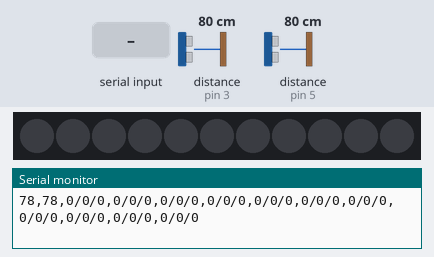
Simulated run of this sketch. Board: Arduino Uno, built with avr-gcc and run on an emulated ATmega328P. On the bench: 11 RGB LEDs in strip order, left to right, the last lines printed to the serial monitor. Wiring (inferred from the names in the program): 2 × ultrasonic range finder: trigger pin 2, echo pin 3 / trigger pin 4, echo pin 5. The inputs (shaded band) are chosen by the test bench; at power-on: distance to the obstacle (sensors on pin 3, pin 5) 80 cm. The echo pulse lasts 58.3 µs per cm; colours are those a GRB WS2812 strip shows for the declared byte order.

Above: at 1.2 s.
1.3 s: "enable" received over Serial
At 1.8 s:
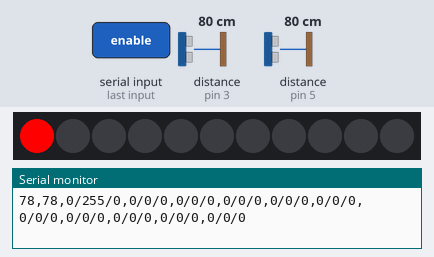
8.8 s: "disable" received over Serial
At 9.5 s:
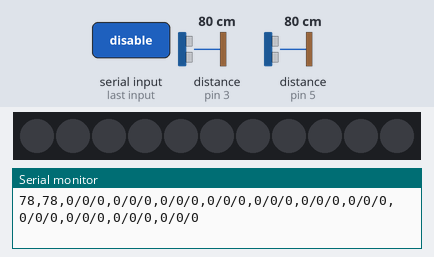
Timing chart, 0 to 11.8 s (numbered marks = the images above; inputs shaded):
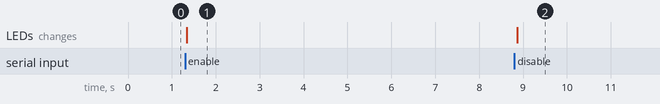

Measured:
- after the input at 1.3 s, the LEDs: change at once (image 1)
- after the input at 8.8 s, the LEDs: change after 0.06 s (image 2)

The sketch:

sketch_mar13a.ino
```cpp
#include "FastLED.h"
int ultraLeftTrig = 2;
int ultraLeftEcho = 3;
int ultraRightTrig = 4;
int ultraRightEcho = 5;
#define LED_COUNT 11
#define DATA_PIN 7

int distance = 0;
int duration = 0;


CRGB leds[LED_COUNT];
void setup()
{
  FastLED.addLeds<WS2812, DATA_PIN>(leds, LED_COUNT);
  pinMode(ultraLeftTrig, OUTPUT);
  pinMode(ultraLeftEcho, INPUT);

  pinMode(ultraRightTrig, OUTPUT);
  pinMode(ultraRightEcho, INPUT);
  Serial.begin(115200);

  for(int i = 0; i < LED_COUNT; i++)
  {
    //leds[i].setRGB(0, 255, 0); // GRB (nobody knows why) //joris hier idd raar dat t GRB ipv RGB heeft. maar na wat onderzeok achter gekoomen dat er geen standaard is voor ledstrips en dat de fabrikant zelg bapaalt in welke volgorde de letjes word geplaatst.
  }
}

void loop()
{
  FastLED.show();
  SerialReader();
  SerialWriter();
  Serial.flush();

}

void SerialReader()
{
  String incomingData = Serial.readString();
  Serial.setTimeout(10);
  int value = -1;
  if(incomingData.indexOf("enable") >= 0)
  {
    value = 255;
  }
  else if (incomingData.indexOf("disable") >= 0)
  {
    value = 0;
  }
  else
  {
    return;
  }

  leds[incomingData.toInt()].setRGB(0, value, 0);
}

void SerialWriter()
{
  Serial.print(UltraSonicSensor(ultraLeftTrig, ultraLeftEcho)); //distance left
  Serial.print(",");
  Serial.print(UltraSonicSensor(ultraRightTrig, ultraRightEcho)); // distance right

  for(int i = 0; i < LED_COUNT; i++)
  {
    Serial.print(",");
    Serial.print(leds[i].r);
    Serial.print("/");
    Serial.print(leds[i].g);
    Serial.print("/");
    Serial.print(leds[i].b);
  }

  Serial.println();
  delay(10);
}


int UltraSonicSensor(int triggerSensor, int echoSensor)
{
  digitalWrite(triggerSensor, HIGH);
  delayMicroseconds(10);
  digitalWrite(triggerSensor, LOW);
  duration = pulseIn(echoSensor, HIGH);
  distance = duration * 0.017;
  //delay(100);
  return distance;
}
```
